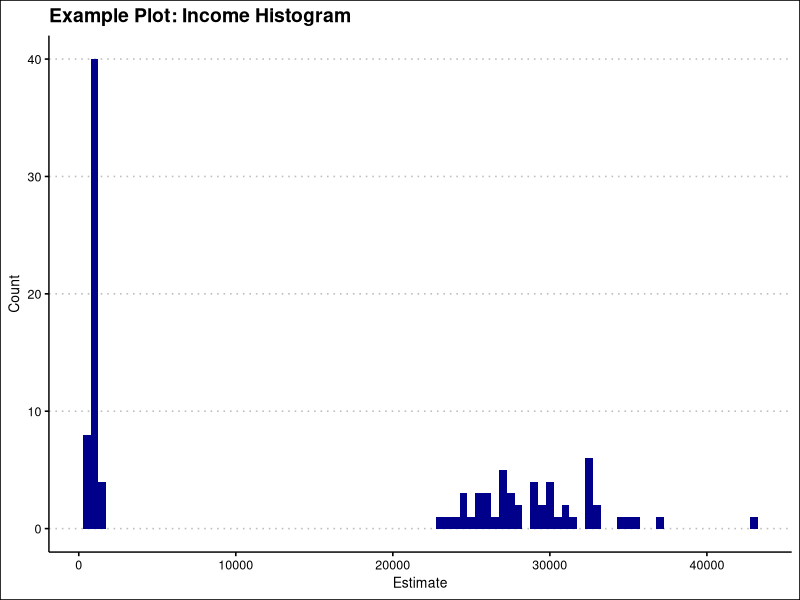

Here is the R script that generated this plot:
## ---- chunk 1
knitr::opts_chunk$set(echo = FALSE)

# Make sure commonly used student packages are installed via setup.sh
library(tidyverse)
## ---- chunk 2
q1 <- us_rent_income %>% 
  filter(estimate > 20000) %>% 
  select(GEOID, NAME, estimate)
## ---- chunk 3
us_rent_income %>% 
  ggplot(aes(x = estimate)) + 
    geom_histogram(binwidth = 500, fill = "darkblue") + 
    ggthemes::theme_clean() +
    labs(title = "Example Plot: Income Histogram",
         x = "Estimate",
         y = "Count")
